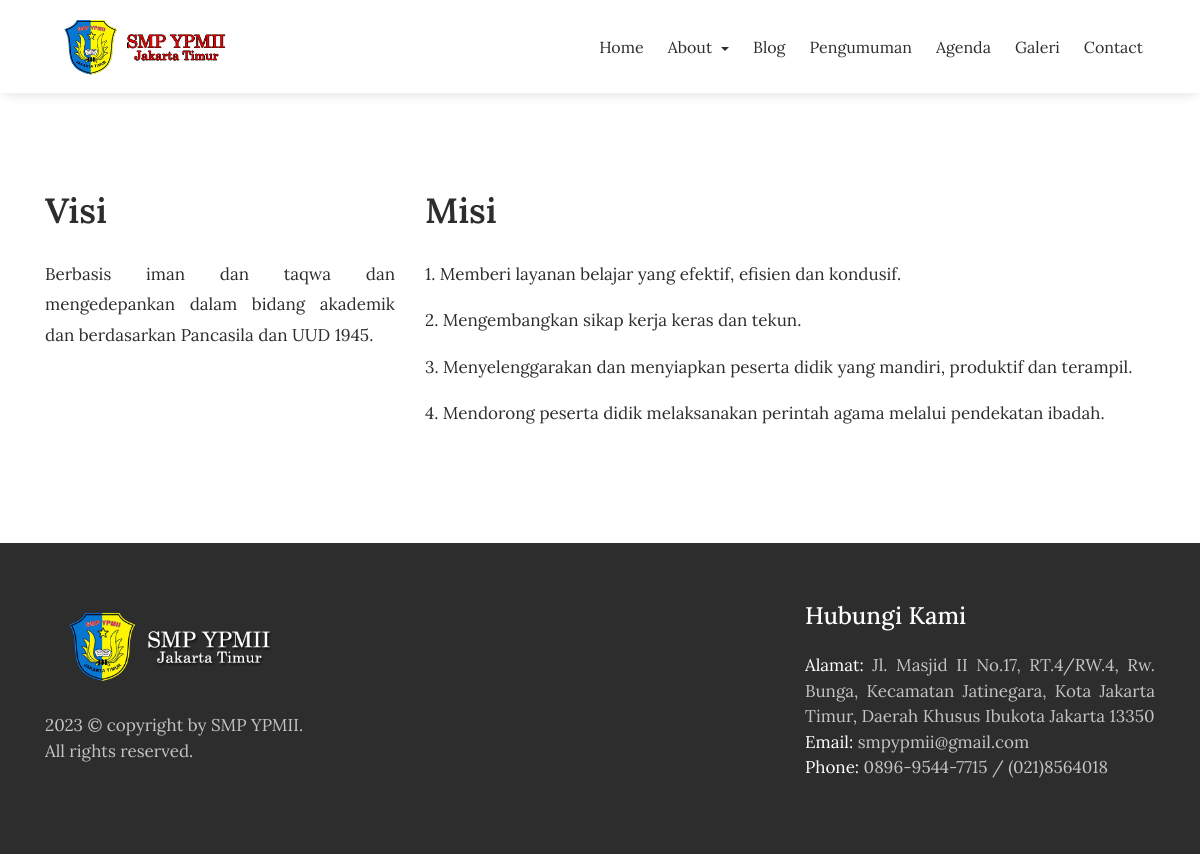
Page /index.php/visi_misi on the committed database.
### tables this page shows
CREATE TABLE `tbl_about` (
  `about_id` int(11) NOT NULL,
  `about_sambutan` text DEFAULT NULL,
  `about_visi` text DEFAULT NULL,
  `about_misi` text DEFAULT NULL,
  `about_pengguna_id` int(11) DEFAULT NULL,
  `about_author` varchar(40) DEFAULT NULL
);

### application/controllers/Visi_misi.php (called while the page is built, shortened)
<?php
class visi_misi extends CI_Controller
{
	function __construct()
	{
		$this->load->model('m_about');
		$this->load->model('m_pengunjung');
	}
	function index()
	{
		$x['data'] = $this->m_about->get_all_about();
		$this->load->view('depan/v_visi_misi', $x);
	}
}

### index.php (called while the page is built, shortened)
<?php
require_once BASEPATH.'core/CodeIgniter.php';

### application/models/M_about.php (called while the page is built, shortened)
<?php
class M_about extends CI_Model
{
	function get_all_about()
	{
		$hsl = $this->db->query("select * from tbl_about");
		return $hsl;
	}
}

### application/views/depan/v_visi_misi.php (the view, shortened to what this page needs)
<!DOCTYPE html>
<html lang="en">
<head>
    <link rel="stylesheet" href="<?php echo base_url() . 'theme/css/bootstrap.min.css' ?>">
    <link rel="stylesheet" href="<?php echo base_url() . 'theme/css/font-awesome.min.css' ?>">
    <link rel="stylesheet" href="<?php echo base_url() . 'theme/css/simple-line-icons.css' ?>">
    <link rel="stylesheet" href="<?php echo base_url() . 'theme/css/slick.css' ?>">
    <link rel="stylesheet" href="<?php echo base_url() . 'theme/css/slick-theme.css' ?>">
    <link rel="stylesheet" href="<?php echo base_url() . 'theme/css/owl.carousel.min.css' ?>">
    <link href="<?php echo base_url() . 'theme/css/style.css' ?>" rel="stylesheet">
</head>
<body>
    <div data-toggle="affix" style="border-bottom:solid 1px #f2f2f2;">
        <div class="container nav-menu2">
            <div class="row">
                <div class="col-md-12">
                    <nav class="navbar navbar2 navbar-toggleable-md navbar-light bg-faded">
                        <a href="<?php echo site_url(''); ?>" class="navbar-brand nav-brand2"><img class="img img-responsive" width="200px;" src="<?php echo base_url() . 'theme/images/logo-dark.png' ?>"></a>
                        <div class="collapse navbar-collapse justify-content-end" id="navbarNavDropdown">
                            <ul class="navbar-nav">
                                <li class="nav-item">
                                    <a class="nav-link" href="<?php echo site_url(''); ?>">Home</a>
                                </li>
                                <li class="nav-item dropdown">
                                    <a class="nav-link dropdown-toggle" href="#" id="aboutDropdown" role="button" data-toggle="dropdown" aria-haspopup="true" aria-expanded="false">
                                        About
                                    </a>
                                </li>
                                <li class="nav-item">
                                    <a class="nav-link" href="<?php echo site_url('blog'); ?>">Blog</a>
                                </li>
                                <li class="nav-item">
                                    <a class="nav-link" href="<?php echo site_url('pengumuman'); ?>">Pengumuman</a>
                                </li>
                                <li class="nav-item">
                                    <a class="nav-link" href="<?php echo site_url('agenda'); ?>">Agenda</a>
                                </li>
                                <li class="nav-item">
                                    <a class="nav-link" href="<?php echo site_url('galeri'); ?>">Galeri</a>
                                </li>
                                <li class="nav-item">
                                    <a class="nav-link" href="<?php echo site_url('contact'); ?>">Contact</a>
                                </li>
                            </ul>
                        </div>
                    </nav>
                </div>
            </div>
        </div>
    </div>
    <section class="welcome_about">
        <div class="container">
            <div class="row">
                <?php foreach ($data->result() as $row) : ?>
                    <div class="col-md-4">
                        <h2>Visi</h2>
                        <p style="text-align: justify;"><?php echo $row->about_visi; ?></p>
                    </div>
                    <div class=" col-md-8">
                        <h2>Misi</h2>
                        <p style="text-align: justify;"><?php echo $row->about_misi; ?></p>
                    </div>
                <?php endforeach; ?>
            </div>
        </div>
    </section>
    <footer>
        <div class="container">
            <div class="row">
                <div class="col-md-8">
                    <div class="foot-logo">
                        <a href="<?php echo site_url(); ?>">
                            <img src="<?php echo base_url() . 'theme/images/logo-white.png' ?>" class="img-fluid" alt="footer_logo" style="max-width: 250px; height: auto;">
                        </a>
                        <p><?php echo date('Y'); ?> © copyright by <a>SMP YPMII</a>. <br>All rights reserved.</p>
                    </div>
                </div>
                <div class="col-md-4">
                    <div class="address">
                        <h3>Hubungi Kami</h3>
                        <p style="text-align: justify;">
                            <span>Alamat: </span> Jl. Masjid II No.17, RT.4/RW.4, Rw. Bunga, Kecamatan Jatinegara, Kota Jakarta Timur, Daerah Khusus Ibukota Jakarta 13350
                            <br>
                            <span>Email: </span> smpypmii@gmail.com
                            <br>
                            <span>Phone: </span> 0896-9544-7715 / (021)8564018
                        </p>
                    </div>
                </div>
            </div>
        </div>
    </footer>
</body>
</html>

### theme/css/style.css (style rules this page uses)
.navbar2 { padding-left: 0; padding-right: 0; }
.navbar-brand { margin: 0; }
.navbar-nav>li { margin: 85px 10px; text-align: center; }
.bg-faded { background: none; }
.navbar-light .navbar-nav .nav-link { color: #fff; font-size: 19px; }
@media (max-width: 1200px) { .navbar-nav>li { margin: 74px 10px 74px 10px; } }
@media (min-width: 991px) { .navbar-toggleable-md .navbar-collapse { -webkit-box-pack: center; -webkit-justify-content: center; -ms-flex-pack: center; justify-content: center; } }
@media (min-width: 991px) { .navbar-toggleable-md .navbar-nav { -webkit-box-align: center; -webkit-align-items: center; -ms-flex-align: center; align-items: center; } }
html { -webkit-text-size-adjust: 100%; -webkit-font-smoothing: antialiased; }
body { font-family: "Lora", serif; }
h2 { font-size: 35px; }
h3 { font-size: 24px; }
p { font-size: 17px; }
a { color: #c44242; -webkit-transition: all 0.3s ease; -o-transition: all 0.3s ease; transition: all 0.3s ease; }
footer { background: #2d2d2d; padding: 0 0 40px; }
.foot-logo { padding: 60px 0 34px; }
.foot-logo p { color: #c4c4c4; font-weight: 100; padding: 24px 0 0; font-size: 17px; }
footer h3 { color: #fff; padding: 60px 0 0; }
.address p { color: #c4c4c4; padding: 16px 0 0; }
.address p span { color: #fff; }
.welcome_about { padding: 98px 0; }
.welcome_about h2 { font-weight: 600; color: #2d2d2d; margin: 0 0 28px; }
.welcome_about p { color: #2d2d2d; line-height: 1.8; }
@media (max-width: 1200px) { .nav-link { padding: 8px 12px; font-size: 15px; } }
.nav-menu2 .navbar-light .navbar-nav .nav-link { color: #2d2d2d; font-size: 16px; line-height: 2; }
.nav-menu2 .navbar-nav>li { margin: 0 4px; }
.navbar2 { border-radius: 0; -webkit-transition: all 0.3s ease-out; -moz-transition: all 0.3s ease-out; -o-transition: all 0.3s ease-out; transition: all 0.3s ease-out; background: #fff; }
.affix { position: fixed; top: 0; right: 0; left: 0; z-index: 1030; }
.affix { background-color: #fff; border-bottom: 1px solid #e6e6e6; -webkit-box-shadow: 0px 3px 12px -5px rgba(0, 0, 0, 0.2); box-shadow: 0px 3px 12px -5px rgba(0, 0, 0, 0.2); }

### rows in the picture
tbl_about: about_visi "Berbasis iman dan taqwa dan mengedepankan dalam bidang akademik dan berdasarkan Pancasila dan UUD 1945.", about_misi "1. Memberi layanan belajar yang efektif, efisien dan kondusif. 2. Mengembangkan sikap kerja keras dan tekun. 3. Menyelenggarakan dan menyiapkan peserta didik yang mandiri, produktif dan terampil. 4. Mendorong peserta didik melaksanakan perintah agama melalui pendekatan ibadah."
